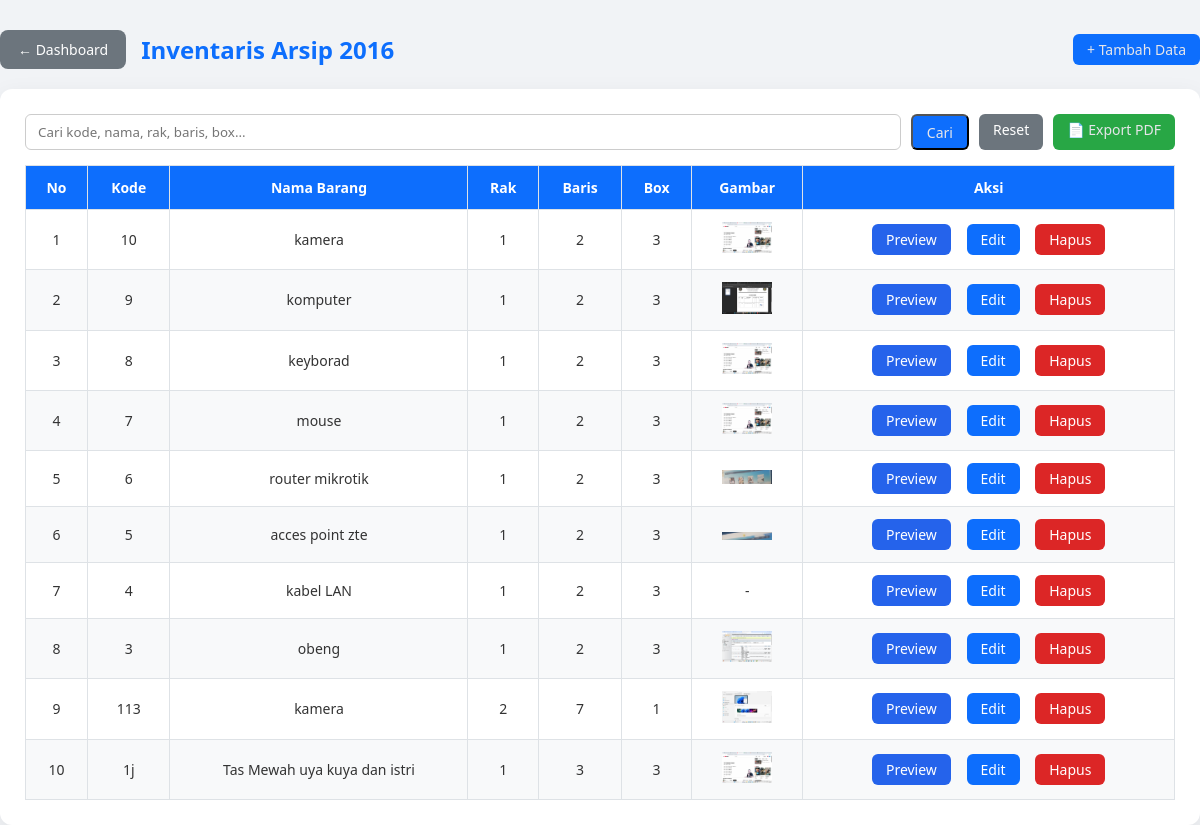
/inventaris/index.php?ruang_id=10 (signed in), run on the app's committed database.
### tables this page shows
CREATE TABLE `ruang` (
  `id` int NOT NULL,
  `nama_ruang` varchar(100) DEFAULT NULL,
  `keterangan` text
);

CREATE TABLE `inventaris` (
  `id` int NOT NULL,
  `kode` varchar(50) DEFAULT NULL,
  `nama` varchar(100) DEFAULT NULL,
  `rak` varchar(50) DEFAULT NULL,
  `baris` varchar(50) DEFAULT NULL,
  `box` varchar(50) DEFAULT NULL,
  `image` varchar(255) DEFAULT NULL,
  `ruang_id` int DEFAULT NULL
);

### inventaris/index.php (the view, shortened to what this page needs)
<?php
include "../config/koneksi.php";
$ruang_id = isset($_GET['ruang_id']) ? intval($_GET['ruang_id']) : 0;
$ruangData = mysqli_fetch_assoc(mysqli_query($conn, "SELECT * FROM ruang WHERE id=$ruang_id"));
$keyword = isset($_GET['search']) ? mysqli_real_escape_string($conn, $_GET['search']) : '';
if ($keyword != '') {
    $query = "SELECT * FROM inventaris
              WHERE ruang_id = $ruang_id
                AND (kode LIKE '%$keyword%'
                     OR nama LIKE '%$keyword%'
                     OR rak LIKE '%$keyword%'
                     OR baris LIKE '%$keyword%'
                     OR box LIKE '%$keyword%')
              ORDER BY id DESC";
} else {
    $query = "SELECT * FROM inventaris
              WHERE ruang_id = $ruang_id
              ORDER BY id DESC";
}
$data = mysqli_query($conn, $query);
?>
<!DOCTYPE html>
<html lang="id">
<head>
    <link rel="stylesheet" href="../assets/css/ruang.css">
</head>
<body>
<div class="header">
    <div class="header-left">
        <a href="../dashboard.php" class="btn-back">← Dashboard</a>
        <h2>Inventaris Arsip  <?= $ruangData['nama_ruang'] ?? '' ?></h2>
    </div>
    <a href="tambah.php?ruang_id=<?= $ruang_id ?>" class="btn">+ Tambah Data</a>
</div>
<div class="table-wrapper">
    <form method="get" style="display:flex; gap:10px; margin-bottom:15px;">
        <input type="text"
               name="search"
               placeholder="Cari kode, nama, rak, baris, box..."
               value="<?= htmlspecialchars($keyword) ?>"
               style="padding:8px 12px;border-radius:6px;border:1px solid #ccc; flex:1;">
        <button type="submit" class="btn">Cari</button>
        <a href="index.php?ruang_id=<?= $ruang_id ?>" class="btn btn-back" style="background:#6c757d;">Reset</a>
        <a href="export_pdf.php?ruang_id=<?= $ruang_id ?>" class="btn" style="background:#28a745;;">📄 Export PDF</a>
    </form>
    <table>
        <thead>
            <tr>
                <th>No</th>
                <th>Kode</th>
                <th>Nama Barang</th>
                <th>Rak</th>
                <th>Baris</th>
                <th>Box</th>
                <th>Gambar</th>
                <th>Aksi</th>
            </tr>
        </thead>
        <tbody>
        <?php
        $no = 1;
        if (mysqli_num_rows($data) > 0) {
            while ($row = mysqli_fetch_assoc($data)) {
        ?>
            <tr>
                <td><?= $no++ ?></td>
                <td><?= $row['kode'] ?></td>
                <td><?= $row['nama'] ?></td>
                <td><?= $row['rak'] ?></td>
                <td><?= $row['baris'] ?></td>
                <td><?= $row['box'] ?></td>
                <td>
                    <?php if(!empty($row['image']) && file_exists('../uploads/'.$row['image'])): ?>
                        <img src="../uploads/<?= $row['image'] ?>" width="50">
                    <?php else: ?>
                        -
                    <?php endif; ?>
                </td>
                <td class="action">
                    <a href="preview.php?id=<?= $row['id'] ?>" class="btn">Preview</a>
                    <a href="edit.php?id=<?= $row['id'] ?>" class="btn">Edit</a>
                    <a href="hapus.php?id=<?= $row['id'] ?>" onclick="return confirm('Yakin hapus data?')">Hapus</a>
                </td>
            </tr>
        <?php
            }
        } else {
        ?>
            <tr>
                <td colspan="8" style="text-align:center;">Data tidak ditemukan</td>
            </tr>
        <?php } ?>
        </tbody>
    </table>
</div>
</body>
</html>

### assets/css/ruang.css (style rules this page uses)
* { margin: 0; padding: 0; box-sizing: border-box; font-family: "Segoe UI", Tahoma, Arial, sans-serif; }
body { background: #f1f3f6; color: #333; }
.header { max-width: 1200px; margin: 30px auto 20px; display: flex; justify-content: space-between; align-items: center; }
.header h2 { color: #0d6efd; font-size: 24px; }
.header-left { display: flex; align-items: center; gap: 15px; }
.btn, .btn-back { text-decoration: none; padding: 10px 18px; border-radius: 8px; font-size: 14px; font-weight: 500; transition: 0.2s ease; }
.btn { background: #0d6efd; color: #e7e6ea; }
.btn-back { background: #6c757d; color: #fff; }
.table-wrapper { max-width: 1200px; margin: auto; background: #fff; padding: 25px; border-radius: 12px; box-shadow: 0 8px 25px rgba(0,0,0,0.08); }
table { width: 100%; border-collapse: collapse; font-size: 14px; }
table th { background: #0d6efd; color: #fff; padding: 12px; text-align: center; border: 1px solid #dee2e6; }
table td { padding: 12px; border: 1px solid #dee2e6; text-align: center; }
table tr:nth-child(even) { background: #f8f9fa; }
.action a { margin: 0 6px; text-decoration: none; font-size: 13px; font-weight: 500; color: #0d6efd; }
.btn { display: inline-block; padding: 6px 14px; border-radius: 6px; font-size: 14px; font-weight: 500; text-decoration: none; transition: 0.2s ease-in-out; }
td .btn { margin-right: 6px; }
.action a { display: inline-block; padding: 6px 14px; border-radius: 6px; font-size: 14px; font-weight: 500; text-decoration: none; color: #fff; margin-right: 6px; transition: 0.2s ease-in-out; }
.action a:first-child { background: #2563eb; }
.action a:last-child { background: #dc2626; }

### data on the page
ruang: nama_ruang "2016"
inventaris: kode "10", nama "kamera", rak "1", baris "2", box "3", image (picture)
inventaris: kode "9", nama "komputer", rak "1", baris "2", box "3", image (picture)
inventaris: kode "8", nama "keyborad", rak "1", baris "2", box "3", image (picture)
inventaris: kode "7", nama "mouse", rak "1", baris "2", box "3", image (picture)
inventaris: kode "6", nama "router mikrotik", rak "1", baris "2", box "3", image (picture)
inventaris: kode "5", nama "acces point zte", rak "1", baris "2", box "3", image (picture)
inventaris: kode "4", nama "kabel LAN", rak "1", baris "2", box "3"
inventaris: kode "3", nama "obeng", rak "1", baris "2", box "3", image (picture)
inventaris: kode "113", nama "kamera", rak "2", baris "7", box "1", image (picture)
inventaris: kode "1j", nama "Tas Mewah uya kuya dan istri", rak "1", baris "3", box "3", image (picture)
